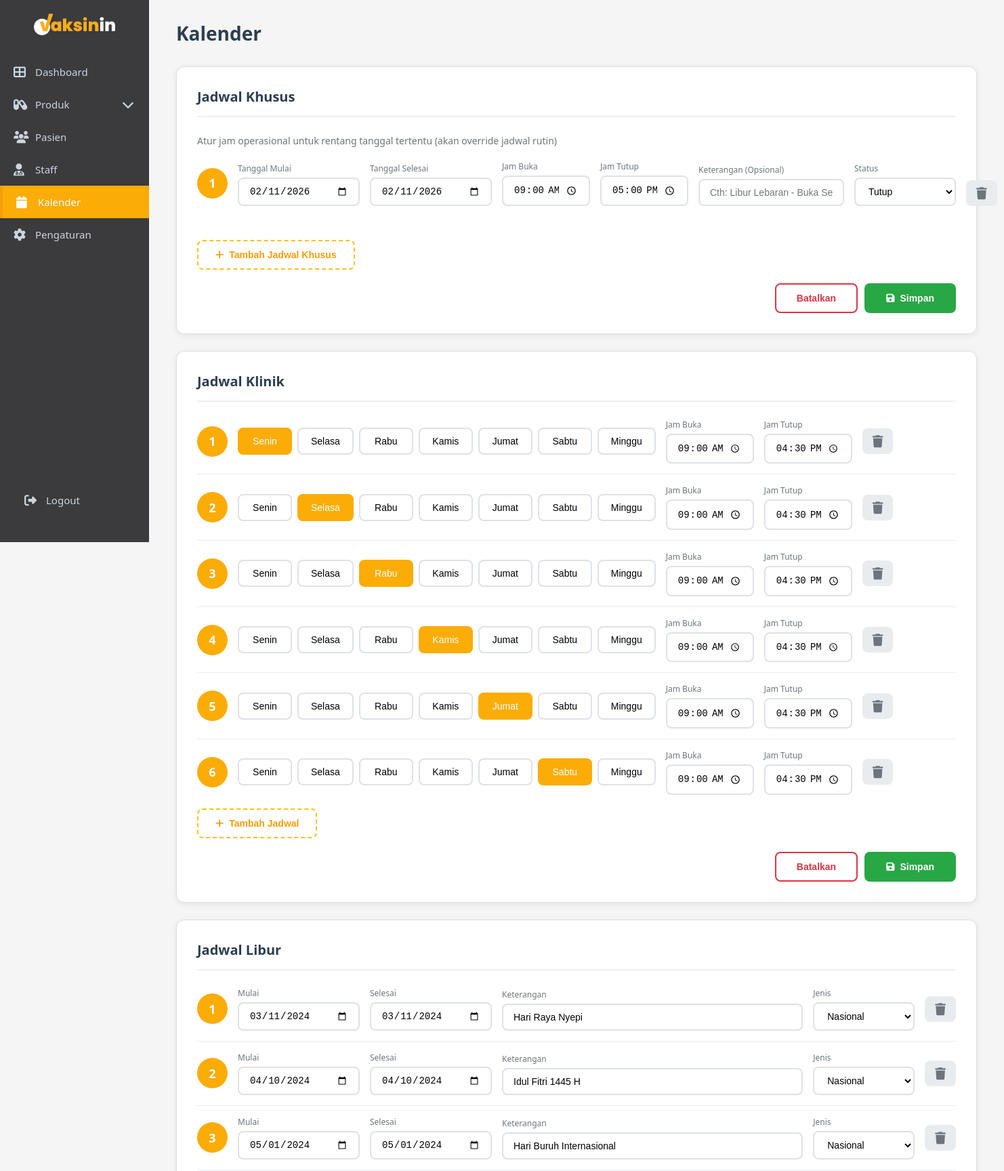
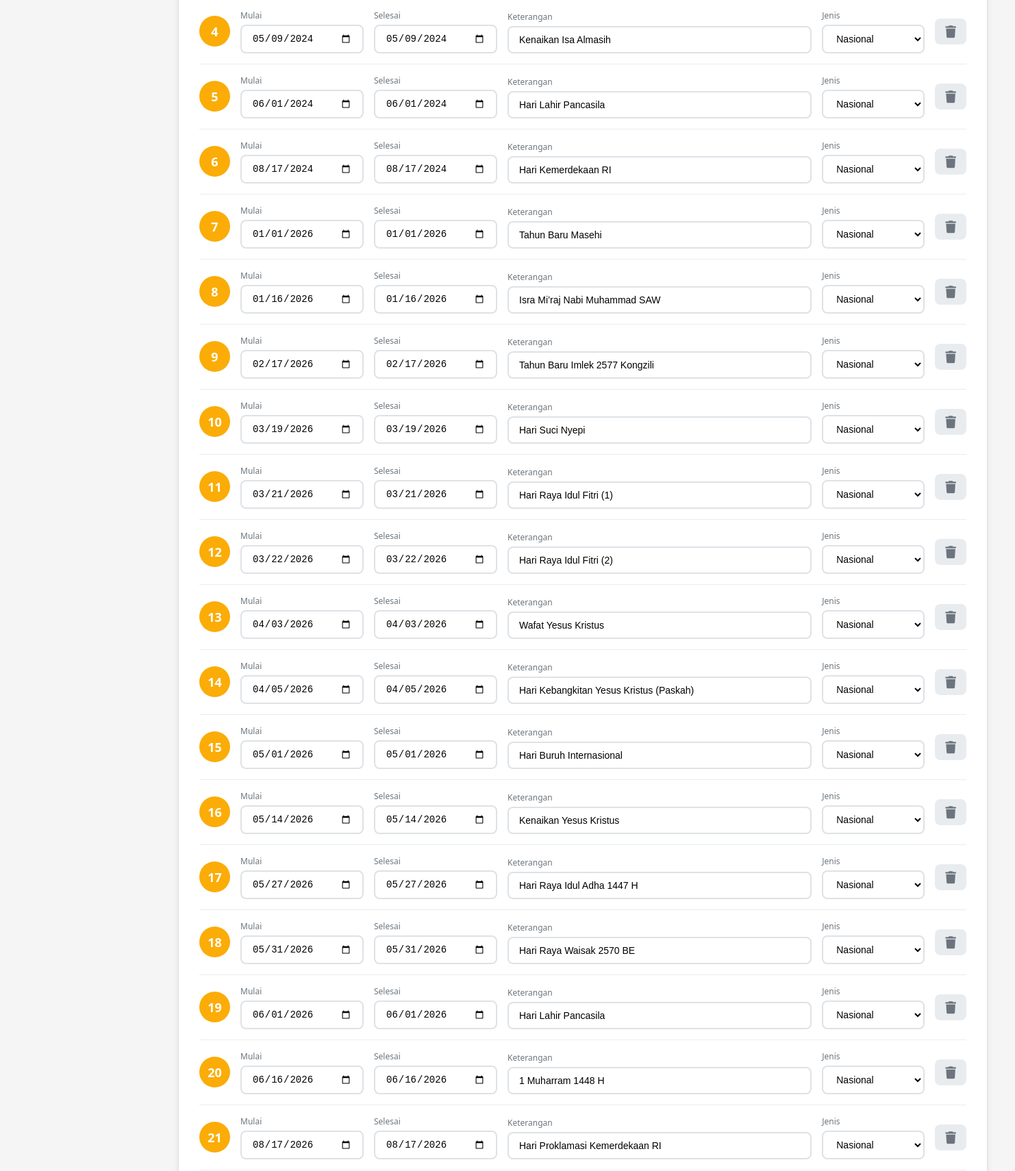
Screenshot of /admin/calendar_setting.php (upper part) with the database file from the repository (2 pictures, top to bottom).
### tables this page shows
CREATE TABLE `jadwal_klinik` (
  `id` int NOT NULL,
  `hari_week` int DEFAULT NULL COMMENT '1=Minggu, 2=Senin, ..., 7=Sabtu',
  `jam_buka` time DEFAULT NULL,
  `jam_tutup` time DEFAULT NULL,
  `status` enum('buka','tutup') DEFAULT 'buka'
);

CREATE TABLE `jadwal_libur` (
  `id` int NOT NULL,
  `tanggal` date DEFAULT NULL,
  `keterangan` varchar(255) DEFAULT NULL,
  `jenis` enum('nasional','khusus','minggu') DEFAULT 'nasional'
);

### admin/calendar_setting.php (the view, shortened to what the rows shown need)
<?php
include "../config.php";
$query_jadwal = "SELECT * FROM jadwal_klinik ORDER BY hari_week ASC";
$result_jadwal = mysqli_query($conn, $query_jadwal);
$query_libur = "SELECT * FROM jadwal_libur ORDER BY tanggal ASC";
$result_libur = mysqli_query($conn, $query_libur);
?>
<!DOCTYPE html>
<html lang="id">
<head>
    <link rel="stylesheet" href="css/admin.css">
    <link rel="stylesheet" href="css/calendar.css">
    <link rel="stylesheet" href="css/sidebar-toggle.css">
    <link rel="stylesheet" href="https://cdnjs.cloudflare.com/ajax/libs/font-awesome/6.4.0/css/all.min.css">
</head>
<body>
    <div class="main-content">
        <div class="calendar-container">
            <h1 class="page-title">Kalender</h1>
                <form method="POST" action="save_jadwal_khusus.php">
                    <div class="section-card">
                        <h2 class="section-header">Jadwal Khusus</h2>
                    </div>
                </form>
                <form method="POST" action="save_jadwal_klinik.php">
                    <div class="section-card">
                        <h2 class="section-header">Jadwal Klinik</h2>
                        <div id="jadwalKlinikContainer">
                            <?php
                            $jadwal_array = [];
                            while ($row = mysqli_fetch_assoc($result_jadwal)) {
                                $jadwal_array[] = $row;
                            }
                            if (empty($jadwal_array)) {
                                for ($i = 1; $i <= 2; $i++) {
                            ?>
                            <div class="jadwal-row" data-row="<?= $i ?>">
                                <div class="row-number"><?= $i ?></div>
                                <div class="day-selector">
                                    <button type="button" class="day-btn" data-day="2" data-row="<?= $i ?>">Senin</button>
                                    <button type="button" class="day-btn" data-day="3" data-row="<?= $i ?>">Selasa</button>
                                    <button type="button" class="day-btn" data-day="4" data-row="<?= $i ?>">Rabu</button>
                                    <button type="button" class="day-btn" data-day="5" data-row="<?= $i ?>">Kamis</button>
                                    <button type="button" class="day-btn" data-day="6" data-row="<?= $i ?>">Jumat</button>
                                    <button type="button" class="day-btn" data-day="7" data-row="<?= $i ?>">Sabtu</button>
                                    <button type="button" class="day-btn" data-day="1" data-row="<?= $i ?>">Minggu</button>
                                </div>
                                <div class="time-group">
                                    <div class="time-input-wrapper">
                                        <span class="time-label">Jam Buka</span>
                                        <input type="time" class="time-input" name="jadwal[<?= $i ?>][jam_buka]" value="09:00" required>
                                    </div>
                                    <div class="time-input-wrapper">
                                        <span class="time-label">Jam Tutup</span>
                                        <input type="time" class="time-input" name="jadwal[<?= $i ?>][jam_tutup]" value="17:00" required>
                                    </div>
                                    <button type="button" class="btn-delete-row" onclick="deleteJadwalRow(this)">
                                        <i class="fas fa-trash"></i>
                                    </button>
                                </div>
                                <input type="hidden" name="jadwal[<?= $i ?>][hari_week]" class="selected-days" value="">
                            </div>
                            <?php
                                }
                            } else {
                                $row_num = 1;
                                foreach ($jadwal_array as $jadwal) {
                            ?>
                            <div class="jadwal-row" data-row="<?= $row_num ?>">
                                <div class="row-number"><?= $row_num ?></div>
                                <div class="day-selector">
                                    <button type="button" class="day-btn <?= $jadwal['hari_week'] == 2 ? 'active' : '' ?>" data-day="2" data-row="<?= $row_num ?>">Senin</button>
                                    <button type="button" class="day-btn <?= $jadwal['hari_week'] == 3 ? 'active' : '' ?>" data-day="3" data-row="<?= $row_num ?>">Selasa</button>
                                    <button type="button" class="day-btn <?= $jadwal['hari_week'] == 4 ? 'active' : '' ?>" data-day="4" data-row="<?= $row_num ?>">Rabu</button>
                                    <button type="button" class="day-btn <?= $jadwal['hari_week'] == 5 ? 'active' : '' ?>" data-day="5" data-row="<?= $row_num ?>">Kamis</button>
                                    <button type="button" class="day-btn <?= $jadwal['hari_week'] == 6 ? 'active' : '' ?>" data-day="6" data-row="<?= $row_num ?>">Jumat</button>
                                    <button type="button" class="day-btn <?= $jadwal['hari_week'] == 7 ? 'active' : '' ?>" data-day="7" data-row="<?= $row_num ?>">Sabtu</button>
                                    <button type="button" class="day-btn <?= $jadwal['hari_week'] == 1 ? 'active' : '' ?>" data-day="1" data-row="<?= $row_num ?>">Minggu</button>
                                </div>
                                <div class="time-group">
                                    <div class="time-input-wrapper">
                                        <span class="time-label">Jam Buka</span>
                                        <input type="time" class="time-input" name="jadwal[<?= $row_num ?>][jam_buka]" value="<?= substr($jadwal['jam_buka'], 0, 5) ?>" required>
                                    </div>
                                    <div class="time-input-wrapper">
                                        <span class="time-label">Jam Tutup</span>
                                        <input type="time" class="time-input" name="jadwal[<?= $row_num ?>][jam_tutup]" value="<?= substr($jadwal['jam_tutup'], 0, 5) ?>" required>
                                    </div>
                                </div>
                                <button type="button" class="btn-delete-row" onclick="deleteJadwalRow(this)">
                                    <i class="fas fa-trash"></i>
                                </button>
                            </div>
                            <?php
                                    $row_num++;
                                }
                            }
                            ?>
                        </div>
                    </div>
                </form>
                <form method="POST" action="save_jadwal_libur.php">
                    <div class="section-card">
                        <h2 class="section-header">Jadwal Libur</h2>
                        <div id="jadwalLiburContainer">
                            <?php
                            $libur_array = [];
                            mysqli_data_seek($result_libur, 0);
                            while ($row = mysqli_fetch_assoc($result_libur)) {
                                $libur_array[] = $row;
                            }
                            if (empty($libur_array)) {
                            ?>
                            <div class="libur-row" data-libur-row="1">
                                <div class="row-number">1</div>
                                <div class="date-input-wrapper">
                                    <div class="input-group">
                                        <span class="input-label">Mulai</span>
                                        <input type="date" class="date-input" name="libur[1][mulai]" required>
                                    </div>
                                    <div class="input-group">
                                        <span class="input-label">Selesai</span>
                                        <input type="date" class="date-input" name="libur[1][selesai]" required>
                                    </div>
                                    <div class="input-group" style="flex: 1;">
                                        <span class="input-label">Keterangan</span>
                                        <input type="text" class="text-input" name="libur[1][keterangan]" placeholder="Cth: Tahun Baru Imlek" required>
                                    </div>
                                    <div class="input-group">
                                        <span class="input-label">Jenis</span>
                                        <select class="select-input" name="libur[1][jenis]" required>
                                            <option value="nasional">Nasional</option>
                                            <option value="khusus">Khusus</option>
                                            <option value="minggu">Minggu</option>
                                        </select>
                                    </div>
                                </div>
                                <button type="button" class="btn-delete-row" onclick="deleteLiburRow(this)">
                                    <i class="fas fa-trash"></i>
                                </button>
                            </div>
                            <?php
                            } else {
                                $libur_num = 1;
                                foreach ($libur_array as $libur) {
                            ?>
                            <div class="libur-row" data-libur-row="<?= $libur_num ?>">
                                <div class="row-number"><?= $libur_num ?></div>
                                <div class="date-input-wrapper">
                                    <div class="input-group">
                                        <span class="input-label">Mulai</span>
                                        <input type="date" class="date-input" name="libur[<?= $libur_num ?>][mulai]" value="<?= $libur['tanggal'] ?>" required>
                                    </div>
                                    <div class="input-group">
                                        <span class="input-label">Selesai</span>
                                        <input type="date" class="date-input" name="libur[<?= $libur_num ?>][selesai]" value="<?= $libur['tanggal'] ?>" required>
                                    </div>
                                    <div class="input-group" style="flex: 1;">
                                        <span class="input-label">Keterangan</span>
                                        <input type="text" class="text-input" name="libur[<?= $libur_num ?>][keterangan]" value="<?= htmlspecialchars($libur['keterangan']) ?>" required>
                                    </div>
                                    <div class="input-group">
                                        <span class="input-label">Jenis</span>
                                        <select class="select-input" name="libur[<?= $libur_num ?>][jenis]" required>
                                            <option value="nasional" <?= $libur['jenis'] == 'nasional' ? 'selected' : '' ?>>Nasional</option>
                                        </select>
                                    </div>
                                </div>
                                <button type="button" class="btn-delete-row" onclick="deleteLiburRow(this)">
                                    <i class="fas fa-trash"></i>
                                </button>
                            </div>
                            <?php
                                    $libur_num++;
                                }
                            }
                            ?>
                        </div>
                    </div>
                </form>
        </div>
    </div>
</body>
</html>

### rows the page displays
jadwal_klinik: jam_buka "09:00", jam_tutup "16:30"
jadwal_klinik: jam_buka "09:00", jam_tutup "16:30"
jadwal_klinik: jam_buka "09:00", jam_tutup "16:30"
jadwal_klinik: jam_buka "09:00", jam_tutup "16:30"
jadwal_klinik: jam_buka "09:00", jam_tutup "16:30"
jadwal_klinik: jam_buka "09:00", jam_tutup "16:30"
jadwal_libur: tanggal "03/11/2024", keterangan "Hari Raya Nyepi", jenis "Nasional"
jadwal_libur: tanggal "04/10/2024", keterangan "Idul Fitri 1445 H", jenis "Nasional"
jadwal_libur: tanggal "05/01/2024", keterangan "Hari Buruh Internasional", jenis "Nasional"
jadwal_libur: tanggal "05/09/2024", keterangan "Kenaikan Isa Almasih", jenis "Nasional"
jadwal_libur: tanggal "06/01/2024", keterangan "Hari Lahir Pancasila", jenis "Nasional"
jadwal_libur: tanggal "08/17/2024", keterangan "Hari Kemerdekaan RI", jenis "Nasional"
jadwal_libur: tanggal "01/01/2026", keterangan "Tahun Baru Masehi", jenis "Nasional"
jadwal_libur: tanggal "01/16/2026", keterangan "Isra Mi’raj Nabi Muhammad SAW", jenis "Nasional"
jadwal_libur: tanggal "02/17/2026", keterangan "Tahun Baru Imlek 2577 Kongzili", jenis "Nasional"
jadwal_libur: tanggal "03/19/2026", keterangan "Hari Suci Nyepi", jenis "Nasional"
jadwal_libur: tanggal "03/21/2026", keterangan "Hari Raya Idul Fitri (1)", jenis "Nasional"
jadwal_libur: tanggal "03/22/2026", keterangan "Hari Raya Idul Fitri (2)", jenis "Nasional"
jadwal_libur: tanggal "04/03/2026", keterangan "Wafat Yesus Kristus", jenis "Nasional"
jadwal_libur: tanggal "04/05/2026", keterangan "Hari Kebangkitan Yesus Kristus (Paskah)", jenis "Nasional"
jadwal_libur: tanggal "05/01/2026", keterangan "Hari Buruh Internasional", jenis "Nasional"
jadwal_libur: tanggal "05/14/2026", keterangan "Kenaikan Yesus Kristus", jenis "Nasional"
jadwal_libur: tanggal "05/27/2026", keterangan "Hari Raya Idul Adha 1447 H", jenis "Nasional"
jadwal_libur: tanggal "05/31/2026", keterangan "Hari Raya Waisak 2570 BE", jenis "Nasional"
jadwal_libur: tanggal "06/01/2026", keterangan "Hari Lahir Pancasila", jenis "Nasional"
jadwal_libur: tanggal "06/16/2026", keterangan "1 Muharram 1448 H", jenis "Nasional"
jadwal_libur: tanggal "08/17/2026", keterangan "Hari Proklamasi Kemerdekaan RI", jenis "Nasional"
